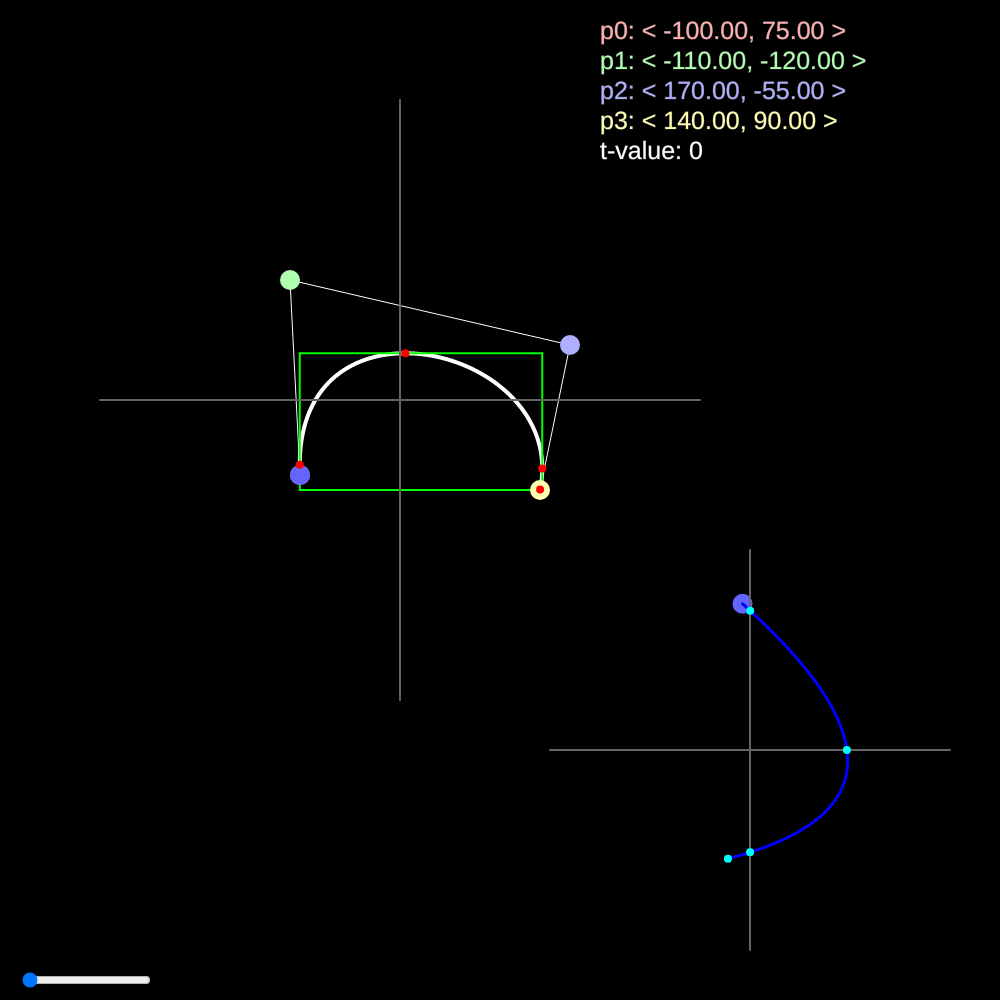
Frame 1 (no input)
Frame 60 (no input): identical to frame 1, image omitted
Frame 120 (the mouse pressed at the canvas centre since frame 60): identical to frame 1, image omitted

The p5.js sketch that drew this single still picture (run headless with seeded random() and noise() and a simulated clock; from frame 60 on, the mouse is pressed at the canvas centre):

// p5.js sketch
// ── sketch.js
let p0, p1, p2, p3;
let draggingP0 = false,
  draggingP1 = false,
  draggingP2 = false,
  draggingP3 = false;
let offsetX, offsetY;
function setup() {
  createCanvas(1000, 1000);
  strokeWeight(20);
  p0 = createVector(-100, 75);
  p1 = createVector(-110, -120);
  p2 = createVector(170, -55);
  p3 = createVector(140, 90);
  // Slider that controls T
  slider = createSlider(0, 1, 0, 0.001);
  slider.position(20, height - 30);
}

function findBoundingBoxTValues() {
  let minX = Infinity, minY = Infinity;
  let maxX = -Infinity, maxY = -Infinity;
  let tMinX, tMinY, tMaxX, tMaxY;

  for (let t = 0; t <= 1; t += 0.001) { 
      let v = cubicBezier(p0, p1, p2, p3, t);

      if (v.x < minX) { minX = v.x; tMinX = t; }
      if (v.y < minY) { minY = v.y; tMinY = t; }
      if (v.x > maxX) { maxX = v.x; tMaxX = t; }
      if (v.y > maxY) { maxY = v.y; tMaxY = t; }
  }

  return { tMinX, tMinY, tMaxX, tMaxY };
}


function draw() {
  background(0);
  stroke(255);
  strokeWeight(20);
  translate(400, 400);

  // Find the t-values for bounding box points
  let { tMinX, tMinY, tMaxX, tMaxY } = findBoundingBoxTValues();

  // Draw the points on the bounding box
  let minXPoint = cubicBezier(p0, p1, p2, p3, tMinX);
  let minYPoint = cubicBezier(p0, p1, p2, p3, tMinY);
  let maxXPoint = cubicBezier(p0, p1, p2, p3, tMaxX);
  let maxYPoint = cubicBezier(p0, p1, p2, p3, tMaxY);

  // Get derivatives at bounding box extrema points
  let derivMinX = firstDerivative(p0, p1, p2, p3, tMinX);
  let derivMaxX = firstDerivative(p0, p1, p2, p3, tMaxX);
  let derivMinY = firstDerivative(p0, p1, p2, p3, tMinY);
  let derivMaxY = firstDerivative(p0, p1, p2, p3, tMaxY);

  // Calculate lerped points for current t-value
  let t = slider.value();
  let v01 = p5.Vector.lerp(p0, p1, t);
  let v02 = p5.Vector.lerp(p1, p2, t);
  let v03 = p5.Vector.lerp(p2, p3, t);
  let v11 = p5.Vector.lerp(v01, v02, t);
  let v12 = p5.Vector.lerp(v02, v03, t);
  let v21 = p5.Vector.lerp(v11, v12, t);

  // Calculate derivative
  let v_prime = firstDerivative(p0, p1, p2, p3, t);

  // Draw structure lines
  strokeWeight(1);
  line(p0.x, p0.y, p1.x, p1.y);
  line(p1.x, p1.y, p2.x, p2.y);
  line(p2.x, p2.y, p3.x, p3.y);

  // Draw bezier curve
  strokeWeight(4);
  stroke(255);
  beginShape();
  noFill();
  for (let t = 0; t <= 1; t += 0.001) {
    let v = cubicBezier(p0, p1, p2, p3, t);
    vertex(v.x, v.y);
  }
  endShape();

  // Bounding box calculation
  let minX = Infinity,
    minY = Infinity;
  let maxX = -Infinity,
    maxY = -Infinity;
  for (let t = 0; t <= 1; t += 0.0001) {
    let v = cubicBezier(p0, p1, p2, p3, t);
    if (v.x < minX) minX = v.x;
    if (v.y < minY) minY = v.y;
    if (v.x > maxX) maxX = v.x;
    if (v.y > maxY) maxY = v.y;
  }
  // Draw bounding box
  stroke(0, 255, 0);
  strokeWeight(2);
  noFill();
  rect(minX, minY, maxX - minX, maxY - minY);

  // Draw control points
  stroke(255, 175, 175);
  drawPoint(p0);
  stroke(175, 255, 175);
  drawPoint(p1);
  stroke(175, 175, 255);
  drawPoint(p2);
  stroke(255, 255, 175);
  drawPoint(p3);

  // Draw curve axis
  stroke(100);
  strokeWeight(2);
  line(-300, 0, 300, 0);
  line(0, -300, 0, 300);

  // Print coordinates and derivatives
  strokeWeight(0.7);
  textSize(25);
  textAlign(LEFT, TOP);
  fill(255, 175, 175);
  text(`p0: < ${p0.x.toFixed(2)}, ${p0.y.toFixed(2)} >`, width - 800, -380);
  fill(175, 255, 175);
  text(`p1: < ${p1.x.toFixed(2)}, ${p1.y.toFixed(2)} >`, width - 800, -350);
  fill(175, 175, 255);
  text(`p2: < ${p2.x.toFixed(2)}, ${p2.y.toFixed(2)} >`, width - 800, -320);
  fill(255, 255, 175);
  text(`p3: < ${p3.x.toFixed(2)}, ${p3.y.toFixed(2)} >`, width - 800, -290);
  fill(255);
  text(`t-value: ${t}`, width - 800, -260);

  stroke(100, 100, 255);
  drawPoint(v21);
  translate(350, 350);
  drawPoint(v_prime);
  translate(-350, -350);

  // Draw bounding box points
  strokeWeight(8);
  stroke(255, 0, 0);
  point(minXPoint.x, minXPoint.y);
  point(minYPoint.x, minYPoint.y);
  point(maxXPoint.x, maxXPoint.y);
  point(maxYPoint.x, maxYPoint.y);

  // Draw first derivative (blue) and related
  translate(350, 350);
  strokeWeight(3);
  stroke(0, 0, 255);
  beginShape();
  noFill();
  for (let t = 0; t <= 1; t += 0.0001) {
    let v_prime = firstDerivative(p0, p1, p2, p3, t);
    vertex(v_prime.x, v_prime.y);
  }
  endShape();
  stroke(100);
  strokeWeight(2);
  line(-200, 0, 200, 0);
  line(0, -200, 0, 200);
  translate(-350, -350);

    // Draw correlating bounding box points on derivative curve
    translate(350, 350);
    strokeWeight(8);
    stroke(0, 255, 255);
    point(derivMinX.x, derivMinX.y);
    point(derivMaxX.x, derivMaxX.y);
    point(derivMinY.x, derivMinY.y);
    point(derivMaxY.x, derivMaxY.y);
    translate(-350, -350);
}

function drawPoint(p) {
  strokeWeight(20);
  point(p.x, p.y);
}

function drawArrow(x1, y1, x2, y2) {
  line(x1, y1, x2, y2);
  let angle = atan2(y2 - y1, x2 - x1);
  let arrowSize = 10;
  let arrowX = x2;
  let arrowY = y2;
  push();
  translate(arrowX, arrowY);
  rotate(angle - PI / 2);
  triangle(0, 0, arrowSize / 2, -arrowSize, -arrowSize / 2, -arrowSize);
  pop();
}

// cubic function call
function cubicBezier(p0, p1, p2, p3, t) {
  let v01 = p5.Vector.lerp(p0, p1, t);
  let v02 = p5.Vector.lerp(p1, p2, t);
  let v03 = p5.Vector.lerp(p2, p3, t);
  let v11 = p5.Vector.lerp(v01, v02, t);
  let v12 = p5.Vector.lerp(v02, v03, t);
  let v21 = p5.Vector.lerp(v11, v12, t);
  return v21;
}
// First derivative
function firstDerivative(p0, p1, p2, p3, t) {
  let v01 = p5.Vector.lerp(p0, p1, t);
  let v02 = p5.Vector.lerp(p1, p2, t);
  let v03 = p5.Vector.lerp(p2, p3, t);
  let v11 = p5.Vector.lerp(v01, v02, t);
  let v12 = p5.Vector.lerp(v02, v03, t);
  return p5.Vector.sub(v12, v11).mult(0.75);
}
// Mouse is pressed
function mousePressed() {
  if (dist(mouseX, mouseY, p0.x + 400, p0.y + 400) < 20) {
    draggingP0 = true;
    offsetX = mouseX - p0.x;
    offsetY = mouseY - p0.y;
  }
  if (dist(mouseX, mouseY, p1.x + 400, p1.y + 400) < 20) {
    draggingP1 = true;
    offsetX = mouseX - p1.x;
    offsetY = mouseY - p1.y;
  }
  if (dist(mouseX, mouseY, p2.x + 400, p2.y + 400) < 20) {
    draggingP2 = true;
    offsetX = mouseX - p2.x;
    offsetY = mouseY - p2.y;
  }
  if (dist(mouseX, mouseY, p3.x + 400, p3.y + 400) < 20) {
    draggingP3 = true;
    offsetX = mouseX - p3.x;
    offsetY = mouseY - p3.y;
  }
}
// Mouse is dragged
function mouseDragged() {
  if (draggingP0) {
    p0.x = mouseX - offsetX;
    p0.y = mouseY - offsetY;
  }
  if (draggingP1) {
    p1.x = mouseX - offsetX;
    p1.y = mouseY - offsetY;
  }
  if (draggingP2) {
    p2.x = mouseX - offsetX;
    p2.y = mouseY - offsetY;
  }
  if (draggingP3) {
    p3.x = mouseX - offsetX;
    p3.y = mouseY - offsetY;
  }
}
// Mouse is released
function mouseReleased() {
  draggingP0 = false;
  draggingP1 = false;
  draggingP2 = false;
  draggingP3 = false;
}
